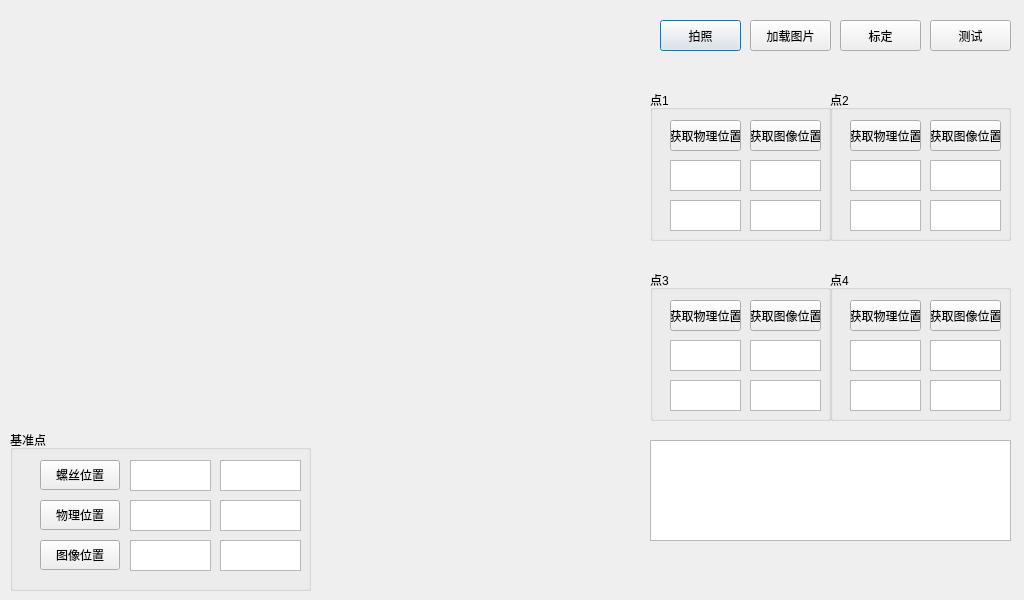
<?xml version="1.0" encoding="UTF-8"?>
<ui version="4.0">
 <class>Dialog</class>
 <widget class="QDialog" name="Dialog">
  <property name="geometry">
   <rect>
    <x>0</x>
    <y>0</y>
    <width>1024</width>
    <height>600</height>
   </rect>
  </property>
  <property name="windowTitle">
   <string>Dialog</string>
  </property>
  <widget class="QWidget" name="widget" native="true">
   <property name="geometry">
    <rect>
     <x>0</x>
     <y>0</y>
     <width>641</width>
     <height>421</height>
    </rect>
   </property>
  </widget>
  <widget class="QPushButton" name="pushButtonSnapOne">
   <property name="geometry">
    <rect>
     <x>660</x>
     <y>20</y>
     <width>81</width>
     <height>31</height>
    </rect>
   </property>
   <property name="text">
    <string>拍照</string>
   </property>
  </widget>
  <widget class="QPushButton" name="pushButtonPicOne">
   <property name="geometry">
    <rect>
     <x>750</x>
     <y>20</y>
     <width>81</width>
     <height>31</height>
    </rect>
   </property>
   <property name="text">
    <string>加载图片</string>
   </property>
  </widget>
  <widget class="QPushButton" name="pushButtonCalibra">
   <property name="geometry">
    <rect>
     <x>840</x>
     <y>20</y>
     <width>81</width>
     <height>31</height>
    </rect>
   </property>
   <property name="text">
    <string>标定</string>
   </property>
  </widget>
  <widget class="QGroupBox" name="groupBox">
   <property name="geometry">
    <rect>
     <x>10</x>
     <y>430</y>
     <width>301</width>
     <height>161</height>
    </rect>
   </property>
   <property name="title">
    <string>基准点</string>
   </property>
   <widget class="QPushButton" name="pushButton_StdW">
    <property name="geometry">
     <rect>
      <x>30</x>
      <y>70</y>
      <width>80</width>
      <height>30</height>
     </rect>
    </property>
    <property name="text">
     <string>物理位置</string>
    </property>
   </widget>
   <widget class="QTextEdit" name="textEdit_wStdx">
    <property name="geometry">
     <rect>
      <x>120</x>
      <y>70</y>
      <width>81</width>
      <height>31</height>
     </rect>
    </property>
   </widget>
   <widget class="QTextEdit" name="textEdit_wStdy">
    <property name="geometry">
     <rect>
      <x>210</x>
      <y>70</y>
      <width>81</width>
      <height>31</height>
     </rect>
    </property>
   </widget>
   <widget class="QTextEdit" name="textEdit_ShangStdx">
    <property name="geometry">
     <rect>
      <x>120</x>
      <y>30</y>
      <width>81</width>
      <height>31</height>
     </rect>
    </property>
   </widget>
   <widget class="QTextEdit" name="textEdit_ShangStdy">
    <property name="geometry">
     <rect>
      <x>210</x>
      <y>30</y>
      <width>81</width>
      <height>31</height>
     </rect>
    </property>
   </widget>
   <widget class="QPushButton" name="pushButton_ShangStd">
    <property name="geometry">
     <rect>
      <x>30</x>
      <y>30</y>
      <width>80</width>
      <height>30</height>
     </rect>
    </property>
    <property name="text">
     <string>螺丝位置</string>
    </property>
   </widget>
   <widget class="QTextEdit" name="textEdit_pStdy">
    <property name="geometry">
     <rect>
      <x>210</x>
      <y>110</y>
      <width>81</width>
      <height>31</height>
     </rect>
    </property>
   </widget>
   <widget class="QTextEdit" name="textEdit_pStdx">
    <property name="geometry">
     <rect>
      <x>120</x>
      <y>110</y>
      <width>81</width>
      <height>31</height>
     </rect>
    </property>
   </widget>
   <widget class="QPushButton" name="pushButton_Stdpix">
    <property name="enabled">
     <bool>true</bool>
    </property>
    <property name="geometry">
     <rect>
      <x>30</x>
      <y>110</y>
      <width>80</width>
      <height>30</height>
     </rect>
    </property>
    <property name="text">
     <string>图像位置</string>
    </property>
   </widget>
  </widget>
  <widget class="QGroupBox" name="groupBox_2">
   <property name="geometry">
    <rect>
     <x>650</x>
     <y>90</y>
     <width>181</width>
     <height>151</height>
    </rect>
   </property>
   <property name="title">
    <string>点1</string>
   </property>
   <widget class="QPushButton" name="pushButton1_stdw">
    <property name="geometry">
     <rect>
      <x>20</x>
      <y>30</y>
      <width>71</width>
      <height>31</height>
     </rect>
    </property>
    <property name="styleSheet">
     <string notr="true">font: 8pt &quot;Arial&quot;;</string>
    </property>
    <property name="text">
     <string>获取物理位置</string>
    </property>
   </widget>
   <widget class="QTextEdit" name="textEdit1_wx">
    <property name="geometry">
     <rect>
      <x>20</x>
      <y>70</y>
      <width>71</width>
      <height>31</height>
     </rect>
    </property>
   </widget>
   <widget class="QTextEdit" name="textEdit1_wy">
    <property name="geometry">
     <rect>
      <x>20</x>
      <y>110</y>
      <width>71</width>
      <height>31</height>
     </rect>
    </property>
   </widget>
   <widget class="QPushButton" name="pushButton1_stdp">
    <property name="geometry">
     <rect>
      <x>100</x>
      <y>30</y>
      <width>71</width>
      <height>31</height>
     </rect>
    </property>
    <property name="text">
     <string>获取图像位置</string>
    </property>
   </widget>
   <widget class="QTextEdit" name="textEdit1_px">
    <property name="geometry">
     <rect>
      <x>100</x>
      <y>70</y>
      <width>71</width>
      <height>31</height>
     </rect>
    </property>
   </widget>
   <widget class="QTextEdit" name="textEdit1_py">
    <property name="geometry">
     <rect>
      <x>100</x>
      <y>110</y>
      <width>71</width>
      <height>31</height>
     </rect>
    </property>
   </widget>
  </widget>
  <widget class="QGroupBox" name="groupBox_3">
   <property name="geometry">
    <rect>
     <x>830</x>
     <y>90</y>
     <width>181</width>
     <height>151</height>
    </rect>
   </property>
   <property name="title">
    <string>点2</string>
   </property>
   <widget class="QPushButton" name="pushButton2_stdw">
    <property name="geometry">
     <rect>
      <x>20</x>
      <y>30</y>
      <width>71</width>
      <height>31</height>
     </rect>
    </property>
    <property name="text">
     <string>获取物理位置</string>
    </property>
   </widget>
   <widget class="QTextEdit" name="textEdit2_wx">
    <property name="geometry">
     <rect>
      <x>20</x>
      <y>70</y>
      <width>71</width>
      <height>31</height>
     </rect>
    </property>
   </widget>
   <widget class="QTextEdit" name="textEdit2_wy">
    <property name="geometry">
     <rect>
      <x>20</x>
      <y>110</y>
      <width>71</width>
      <height>31</height>
     </rect>
    </property>
   </widget>
   <widget class="QPushButton" name="pushButton2_stdp">
    <property name="geometry">
     <rect>
      <x>100</x>
      <y>30</y>
      <width>71</width>
      <height>31</height>
     </rect>
    </property>
    <property name="text">
     <string>获取图像位置</string>
    </property>
   </widget>
   <widget class="QTextEdit" name="textEdit2_px">
    <property name="geometry">
     <rect>
      <x>100</x>
      <y>70</y>
      <width>71</width>
      <height>31</height>
     </rect>
    </property>
   </widget>
   <widget class="QTextEdit" name="textEdit2_py">
    <property name="geometry">
     <rect>
      <x>100</x>
      <y>110</y>
      <width>71</width>
      <height>31</height>
     </rect>
    </property>
   </widget>
  </widget>
  <widget class="QGroupBox" name="groupBox_4">
   <property name="geometry">
    <rect>
     <x>650</x>
     <y>270</y>
     <width>181</width>
     <height>151</height>
    </rect>
   </property>
   <property name="title">
    <string>点3</string>
   </property>
   <widget class="QPushButton" name="pushButton3_stdw">
    <property name="geometry">
     <rect>
      <x>20</x>
      <y>30</y>
      <width>71</width>
      <height>31</height>
     </rect>
    </property>
    <property name="text">
     <string>获取物理位置</string>
    </property>
   </widget>
   <widget class="QTextEdit" name="textEdit3_wx">
    <property name="geometry">
     <rect>
      <x>20</x>
      <y>70</y>
      <width>71</width>
      <height>31</height>
     </rect>
    </property>
   </widget>
   <widget class="QTextEdit" name="textEdit3_wy">
    <property name="geometry">
     <rect>
      <x>20</x>
      <y>110</y>
      <width>71</width>
      <height>31</height>
     </rect>
    </property>
   </widget>
   <widget class="QPushButton" name="pushButton3_stdp">
    <property name="geometry">
     <rect>
      <x>100</x>
      <y>30</y>
      <width>71</width>
      <height>31</height>
     </rect>
    </property>
    <property name="text">
     <string>获取图像位置</string>
    </property>
   </widget>
   <widget class="QTextEdit" name="textEdit3_px">
    <property name="geometry">
     <rect>
      <x>100</x>
      <y>70</y>
      <width>71</width>
      <height>31</height>
     </rect>
    </property>
   </widget>
   <widget class="QTextEdit" name="textEdit3_py">
    <property name="geometry">
     <rect>
      <x>100</x>
      <y>110</y>
      <width>71</width>
      <height>31</height>
     </rect>
    </property>
   </widget>
  </widget>
  <widget class="QGroupBox" name="groupBox_5">
   <property name="geometry">
    <rect>
     <x>830</x>
     <y>270</y>
     <width>181</width>
     <height>151</height>
    </rect>
   </property>
   <property name="title">
    <string>点4</string>
   </property>
   <widget class="QPushButton" name="pushButton4_stdw">
    <property name="geometry">
     <rect>
      <x>20</x>
      <y>30</y>
      <width>71</width>
      <height>31</height>
     </rect>
    </property>
    <property name="text">
     <string>获取物理位置</string>
    </property>
   </widget>
   <widget class="QTextEdit" name="textEdit4_wx">
    <property name="geometry">
     <rect>
      <x>20</x>
      <y>70</y>
      <width>71</width>
      <height>31</height>
     </rect>
    </property>
   </widget>
   <widget class="QTextEdit" name="textEdit4_wy">
    <property name="geometry">
     <rect>
      <x>20</x>
      <y>110</y>
      <width>71</width>
      <height>31</height>
     </rect>
    </property>
   </widget>
   <widget class="QPushButton" name="pushButton4_stdp">
    <property name="geometry">
     <rect>
      <x>100</x>
      <y>30</y>
      <width>71</width>
      <height>31</height>
     </rect>
    </property>
    <property name="text">
     <string>获取图像位置</string>
    </property>
   </widget>
   <widget class="QTextEdit" name="textEdit4_px">
    <property name="geometry">
     <rect>
      <x>100</x>
      <y>70</y>
      <width>71</width>
      <height>31</height>
     </rect>
    </property>
   </widget>
   <widget class="QTextEdit" name="textEdit4_py">
    <property name="geometry">
     <rect>
      <x>100</x>
      <y>110</y>
      <width>71</width>
      <height>31</height>
     </rect>
    </property>
   </widget>
  </widget>
  <widget class="QTextEdit" name="textEdit_Data">
   <property name="geometry">
    <rect>
     <x>650</x>
     <y>440</y>
     <width>361</width>
     <height>101</height>
    </rect>
   </property>
  </widget>
  <widget class="QPushButton" name="pushButton_Test">
   <property name="geometry">
    <rect>
     <x>930</x>
     <y>20</y>
     <width>81</width>
     <height>31</height>
    </rect>
   </property>
   <property name="text">
    <string>测试</string>
   </property>
  </widget>
 </widget>
 <resources/>
 <connections/>
</ui>
